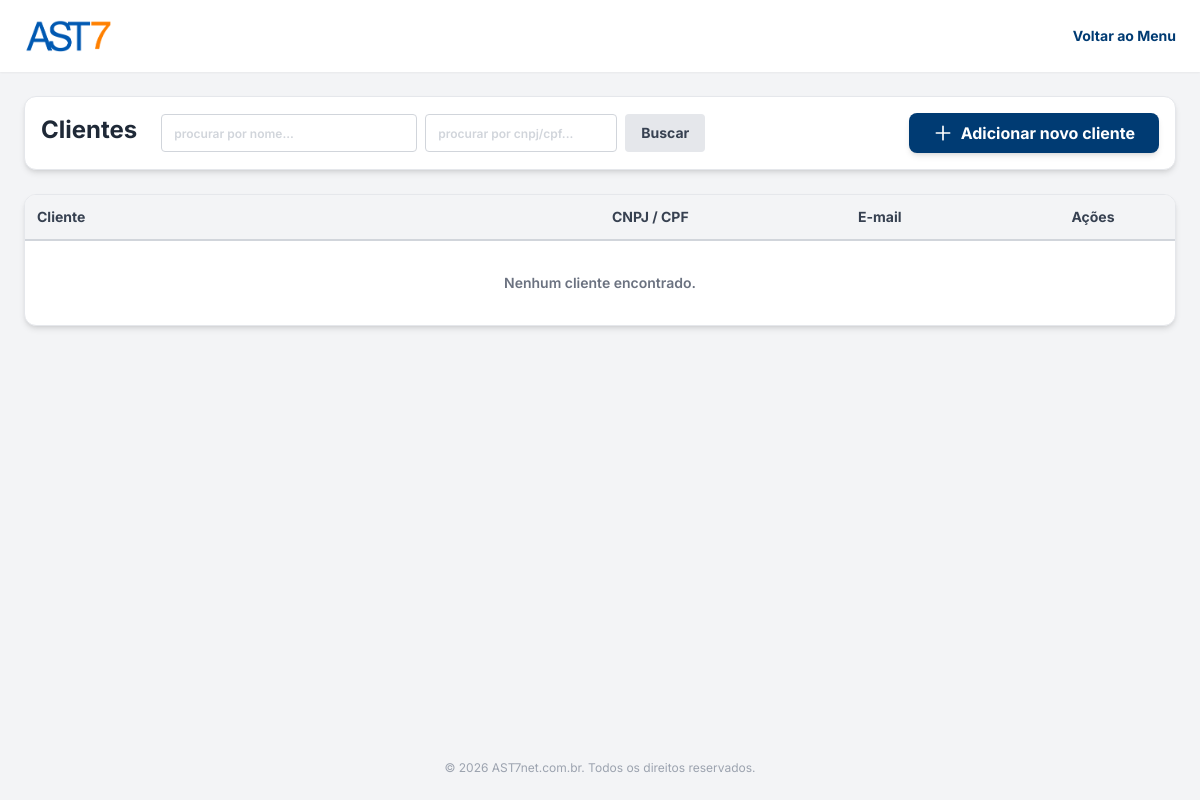
Page /clientes.php (signed in) on the earlier database version.
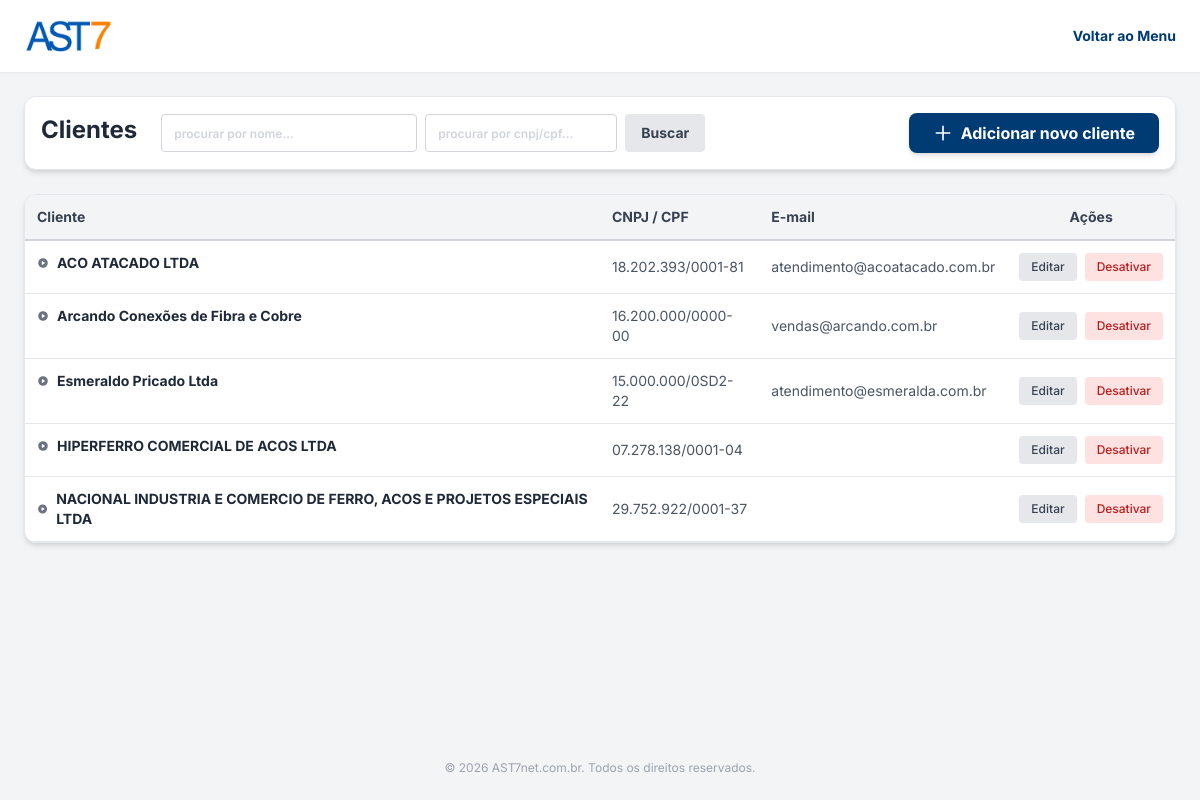
Same page on the later database version.
### tables this page shows
CREATE TABLE clientes (
                id INTEGER PRIMARY KEY AUTOINCREMENT,
                razao_social TEXT NOT NULL,
                cpf TEXT,
                cnpj TEXT,
                insc_estadual TEXT,
                endereco TEXT,
                numero TEXT,
                complemento TEXT,
                bairro TEXT,
                cidade TEXT,
                uf TEXT,
                cep TEXT,
                contato_nome TEXT,
                contato_celular TEXT,
                contato_departamento TEXT,
                telefone TEXT,
                celular TEXT,
                whatsapp TEXT,
                email TEXT,
                email_danfe TEXT,
                is_fornecedor INTEGER DEFAULT 0,
                cobranca_endereco TEXT,
                cobranca_numero TEXT,
                cobranca_complemento TEXT,
                cobranca_bairro TEXT,
                cobranca_cidade TEXT,
                cobranca_uf TEXT,
                cobranca_cep TEXT,
                entrega_endereco TEXT,
                entrega_numero TEXT,
                entrega_complemento TEXT,
                entrega_bairro TEXT,
                entrega_cidade TEXT,
                entrega_uf TEXT,
                entrega_cep TEXT,
                observacao TEXT,
                material_comercializado TEXT,
                ativo INTEGER DEFAULT 1,
                created_at DATETIME DEFAULT CURRENT_TIMESTAMP
            );

### clientes.php (the view, shortened to what this page needs)
<?php
$pdo = Database::getInstance();
$busca = isset($_GET['busca']) ? trim($_GET['busca']) : '';
$busca_cnpj = isset($_GET['busca_cnpj']) ? trim($_GET['busca_cnpj']) : '';
$pagina_atual = isset($_GET['page']) && is_numeric($_GET['page']) ? (int)$_GET['page'] : 1;
$limite = 10;
$offset = ($pagina_atual - 1) * $limite;
$sql_where = " WHERE 1=1";
$params = [];
$sql = "SELECT * FROM clientes" . $sql_where . " ORDER BY razao_social ASC LIMIT $limite OFFSET $offset";
$stmt = $pdo->prepare($sql);
$stmt->execute($params);
$clientes = $stmt->fetchAll();
?>
<!DOCTYPE html>
<html lang="pt-BR">
<head>
    <script src="https://cdn.tailwindcss.com"></script>
</head>
<body class="bg-bg-main min-h-screen flex flex-col font-sans text-text-main text-base">
    <header class="bg-white shadow-sm py-4 px-6 flex justify-between items-center">
        <img src="assets/ast7_logo.png" alt="AST7" class="h-10">
        <a href="dashboard.php" class="text-brand-blue hover:underline font-bold text-sm">Voltar ao Menu</a>
    </header>
    <main class="flex-grow p-4 md:p-6 max-w-[1400px] mx-auto w-full">
        <div class="bg-white p-4 rounded-xl shadow-md border border-gray-200 mb-6 flex flex-col md:flex-row justify-between items-center gap-4">
            <div class="flex gap-2 w-full md:w-auto">
                <h1 class="text-2xl font-bold text-gray-800 hidden md:block mr-4">Clientes</h1>
                <form method="GET" class="flex flex-col md:flex-row gap-2 w-full md:w-auto">
                    <input type="text" name="busca" value="<?= htmlspecialchars($busca) ?>" placeholder="procurar por nome..." class="px-3 py-2 border border-gray-300 rounded text-sm font-semibold w-full md:w-64">
                    <input type="text" name="busca_cnpj" value="<?= htmlspecialchars($busca_cnpj) ?>" placeholder="procurar por cnpj/cpf..." class="px-3 py-2 border border-gray-300 rounded text-sm font-semibold w-full md:w-48">
                    <button type="submit" class="bg-gray-200 text-gray-700 px-4 py-2 rounded hover:bg-gray-300 font-bold text-sm transition-colors">Buscar</button>
                </form>
            </div>
            <button onclick="document.getElementById('modalNovoCliente').classList.remove('hidden')" class="w-full md:w-auto bg-brand-blue text-white font-bold py-2 px-6 rounded-lg shadow-md hover:bg-blue-900 transition-colors flex items-center justify-center gap-2">
                <svg class="w-5 h-5" fill="none" stroke="currentColor" viewBox="0 0 24 24"><path stroke-linecap="round" stroke-linejoin="round" stroke-width="2" d="M12 4v16m8-8H4"></path></svg>
                Adicionar novo cliente
            </button>
        </div>
        <div class="bg-white rounded-xl shadow-md border border-gray-200 overflow-hidden">
            <div class="overflow-x-auto">
                <table class="w-full text-left border-collapse text-sm">
                    <thead>
                        <tr class="border-b-2 border-gray-300 text-gray-700 bg-gray-100">
                            <th class="py-3 px-3 font-bold w-1/2">Cliente</th>
                            <th class="py-3 px-3 font-bold">CNPJ / CPF</th>
                            <th class="py-3 px-3 font-bold">E-mail</th>
                            <th class="py-3 px-3 font-bold text-center">Ações</th>
                        </tr>
                    </thead>
                    <tbody>
                        <?php foreach($clientes as $c): ?>
                        <tr class="border-b border-gray-200 hover:bg-blue-50 transition-colors <?= $c['ativo'] == 0 ? 'opacity-60 bg-gray-100' : '' ?>">
                            <td class="py-3 px-3 font-bold text-gray-800 flex items-center gap-2">
                                <svg class="w-3 h-3 text-gray-500" fill="currentColor" viewBox="0 0 20 20"><path d="M10 18a8 8 0 100-16 8 8 0 000 16zM9.555 7.168A1 1 0 008 8v4a1 1 0 001.555.832l3-2a1 1 0 000-1.664l-3-2z" clip-rule="evenodd" fill-rule="evenodd"></path></svg>
                                <?= htmlspecialchars($c['razao_social']) ?>
                            </td>
                            <td class="py-3 px-3 text-gray-600"><?= htmlspecialchars($c['cnpj'] ?: $c['cpf']) ?></td>
                            <td class="py-3 px-3 text-gray-600"><?= htmlspecialchars($c['email']) ?></td>
                            <td class="py-3 px-3">
                                <div class="flex items-center justify-center gap-2">
                                    <a href="clientes.php?edit=<?= $c['id'] ?>" class="bg-gray-200 text-gray-700 hover:bg-gray-300 px-3 py-1.5 rounded transition-colors text-xs font-medium">Editar</a>
                                    <a href="clientes.php?toggle=<?= $c['id'] ?>" class="<?= $c['ativo'] ? 'bg-red-100 text-red-700 hover:bg-red-200' : 'bg-green-100 text-green-700 hover:bg-green-200' ?> px-3 py-1.5 rounded transition-colors text-xs font-medium">
                                        <?= $c['ativo'] ? 'Desativar' : 'Ativar' ?>
                                    </a>
                                </div>
                            </td>
                        </tr>
                        <?php endforeach; ?>
                        <?php if(empty($clientes)): ?>
                        <tr>
                            <td colspan="4" class="py-8 text-center text-gray-500 font-semibold">Nenhum cliente encontrado.</td>
                        </tr>
                        <?php endif; ?>
                    </tbody>
                </table>
            </div>
        </div>
    </main>
    <?php include 'footer.php'; ?>
</body>
</html>

### footer.php
<footer class="w-full text-center py-6 text-xs text-gray-400 font-normal mt-auto">
    <p>&copy; 2026 AST7net.com.br. Todos os direitos reservados.</p>
</footer>

### clientes.php (style rules this page uses)
input:not(:placeholder-shown) { background-color: #F3F4F6 !important; }
::placeholder { color: #D1D5DB !important; font-size: 0.75rem !important; text-transform: lowercase !important; }

Differences in the rows shown:
added clientes: razao_social "ACO ATACADO LTDA", cnpj "18.202.393/0001-81", email "atendimento@acoatacado.com.br", ativo "Desativar"
added clientes: razao_social "Arcando Conexões de Fibra e Cobre", cnpj "16.200.000/0000-00", email "vendas@arcando.com.br", ativo "Desativar"
added clientes: razao_social "Esmeraldo Pricado Ltda", cnpj "15.000.000/0SD2-22", email "atendimento@esmeralda.com.br", ativo "Desativar"
added clientes: razao_social "HIPERFERRO COMERCIAL DE ACOS LTDA", cnpj "07.278.138/0001-04", ativo "Desativar"
added clientes: razao_social "NACIONAL INDUSTRIA E COMERCIO DE FERRO, ACOS E PROJETOS ESPECIAIS LTDA", cnpj "29.752.922/0001-37", ativo "Desativar"
Other differences:
text no longer shown: "Nenhum cliente encontrado."
